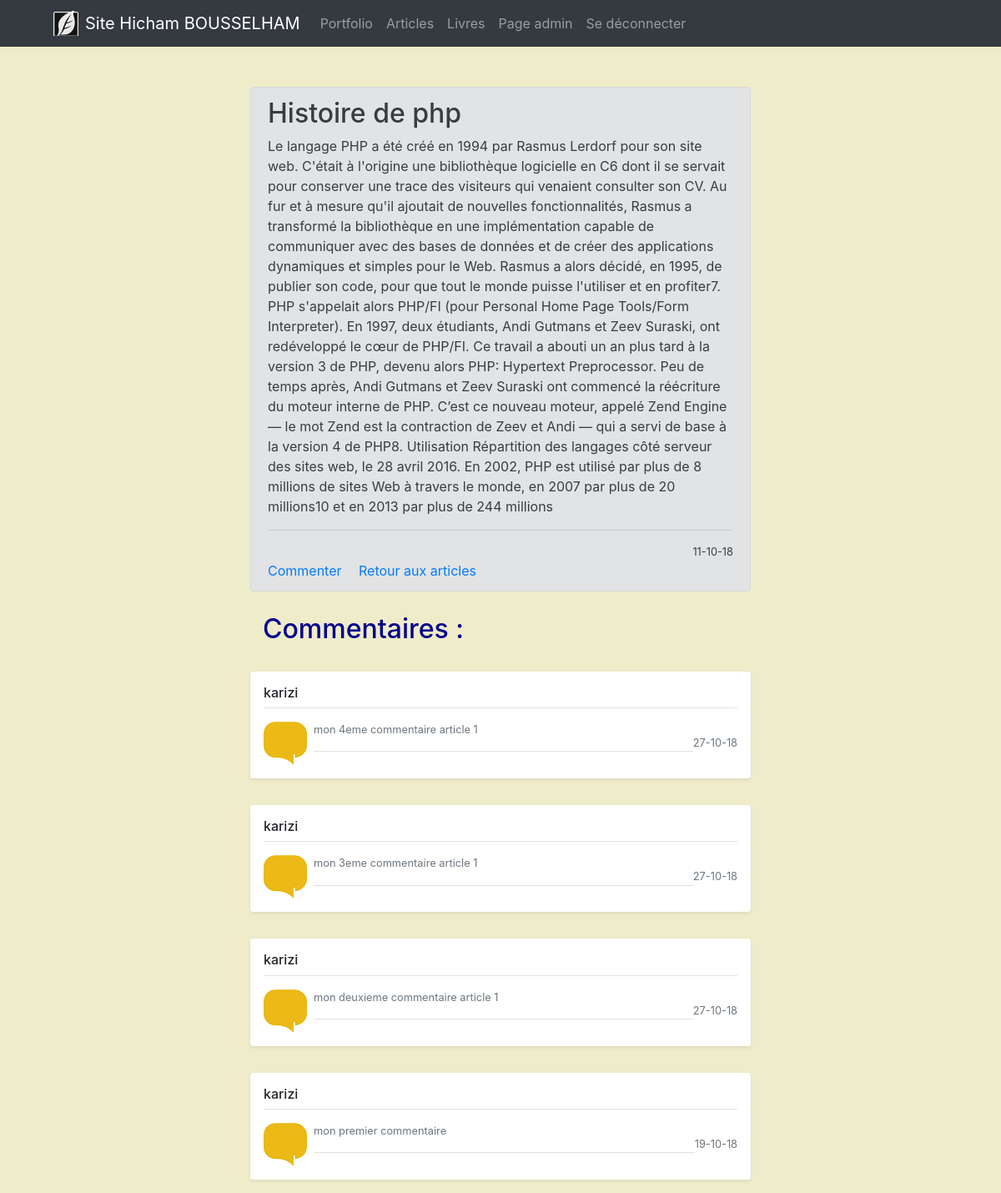
/pageBlog.php?id=5&idBlog=3 (signed in), run on the app's committed database.
### tables this page shows
CREATE TABLE `articles` (
  `idBlog` int(11) NOT NULL,
  `title` varchar(250) NOT NULL,
  `content` text NOT NULL,
  `date` datetime NOT NULL,
  `id` int(11) NOT NULL
);

CREATE TABLE `comments` (
  `idComment` int(11) NOT NULL,
  `comment` text NOT NULL,
  `date` datetime NOT NULL,
  `idTypeComment` int(11) NOT NULL
);

CREATE TABLE `users` (
  `id` int(11) NOT NULL,
  `name` varchar(255) NOT NULL,
  `pseudo` varchar(250) NOT NULL,
  `email` varchar(250) NOT NULL,
  `password` varchar(250) NOT NULL,
  `confirmed_at` datetime DEFAULT NULL,
  `idType` int(11) NOT NULL
);

### pageBlog.php (called while the page is built, shortened)
<?php
require('config/database.php');
require('includes/functions.php');
if (!isset($_GET['idBlog'])){
    header("Location: blog.php");
}else{
    extract($_GET);
    $idBlog = strip_tags($idBlog);
    $article = getBlog($idBlog);
}
require('views/pageBlog.view.php');

### includes/functions.php (called while the page is built, shortened)
<?php
if(!function_exists('e')){
    function e($string){
        if($string){
            return htmlspecialchars($string);
        }
    }
}
if(!function_exists('get_session')){
    function get_session($key){
        if($key){
            return !empty($_SESSION[$key])
                ? e($_SESSION[$key])
                : null;
    }
    }
}
function getBlog($idBlog){
    global $db;
    $q = $db->prepare('SELECT * FROM articles WHERE idBlog = ?');
    $q->execute(array($idBlog));
    if($q->rowCount() == 1){
        $data = $q->fetch(PDO::FETCH_OBJ);
        return $data;
    }else{
        $q->closeCursor();
    }
}
function getCommentsBlog($idBlog){
    global $db;
    $q = $db->prepare('SELECT * FROM comments
            inner join commenter on comments.idComment = commenter.idComment
            inner join users on  commenter.id = users.id
            where commenter.idBlog = :idBlog
            ORDER BY comments.idComment DESC ');
    $q->execute([
        'idBlog' => $idBlog
    ]);
    $data = $q->fetchAll(PDO::FETCH_OBJ);
    return $data;
}

### views/pageBlog.view.php (the view, shortened to what this page needs)
<?php
    include ('partials/_header.php');
$date =  strtotime($article->date);
$date = date("d-m-y", $date);
?>
    <div class="row">
        <div class="col-3"></div>
        <div class="col-6 alert alert-secondary  mt-5">
            <h2 class="card-title1"><?= $article->title ?></h2>
            <article>
                <p><?= $article->content; ?></p>
                <hr>
            </article>
            <div>
                <small class="d-block text-right mt-3"><?= $date ?></small>
                <a href="" data-toggle="modal" data-target="#exampleModalCenter" class="mr-3">Commenter</a>
                <a href="blog.php?id=<?= get_session('user_id') ?>">Retour aux articles</a>
            </div>
        </div>
    </div>
    <div class="row">
        <div class="col-3"></div>
            <h2 class="col-6 mb-3" id="commentaires">Commentaires :</h2>
    </div>
<?php $comments = getCommentsBlog($article->idBlog); ?>
<?php foreach($comments as $com):
    $date =  strtotime($com->date);
    $date = date("d-m-y", $date);
    ?>
    <div class="row">
        <div class="col-3"></div>
        <div class="my-3 p-3 bg-white rounded shadow-sm mb-2 col-6" >
            <h6 class="border-bottom border-gray pb-2 mb-0"><?= $com->pseudo ?></h6>
            <div class="media text-muted pt-3">
                <img src="assets/images/comment.png" alt="" class="mr-2 rounded">
                <p class="media-body pb-3 mb-0 small lh-125 border-bottom border-gray"><?= $com->comment ?></p>
                <div>
                    <small class="d-block text-right mt-3"><?= $date ?></small>
                </div>
            </div>
        </div>
    </div>
<?php endforeach; ?>
<?php require 'partials/_footer.php' ?>

### assets/css/main.css (style rules this page uses)
body { background-color: #EFECCA; }
#commentaires { color: #00008B; margin-top: 10px; }

### data on the page
articles: title "Histoire de php", content "Le langage PHP a été créé en 1994 par Rasmus Lerdorf pour son site web. C'était à l'origine une bibliothèque logicielle en C6 dont il se servait pour conserver une trace des visiteurs qui venaient consulter son CV. Au fur et à mesure qu'il ajoutait de nouvelles fonctionnalités, Rasmus a transformé la bibliothèque en une implémentation capable de communiquer avec des bases de données et de créer des applications dynamiques et simples pour le Web. Rasmus a alors décidé, en 1995, de publier son code, pour que tout le monde puisse l'utiliser et en profiter7. PHP s'appelait alors PHP/FI (pour Personal Home Page Tools/Form Interpreter). En 1997, deux étudiants, Andi Gutmans et Zeev Suraski, ont…", date "11-10-18"
comments: users.pseudo "karizi", comment "mon 4eme commentaire article 1", date "27-10-18"
comments: users.pseudo "karizi", comment "mon 3eme commentaire article 1", date "27-10-18"
comments: users.pseudo "karizi", comment "mon deuxieme commentaire article 1", date "27-10-18"
comments: users.pseudo "karizi", comment "mon premier commentaire", date "19-10-18"
